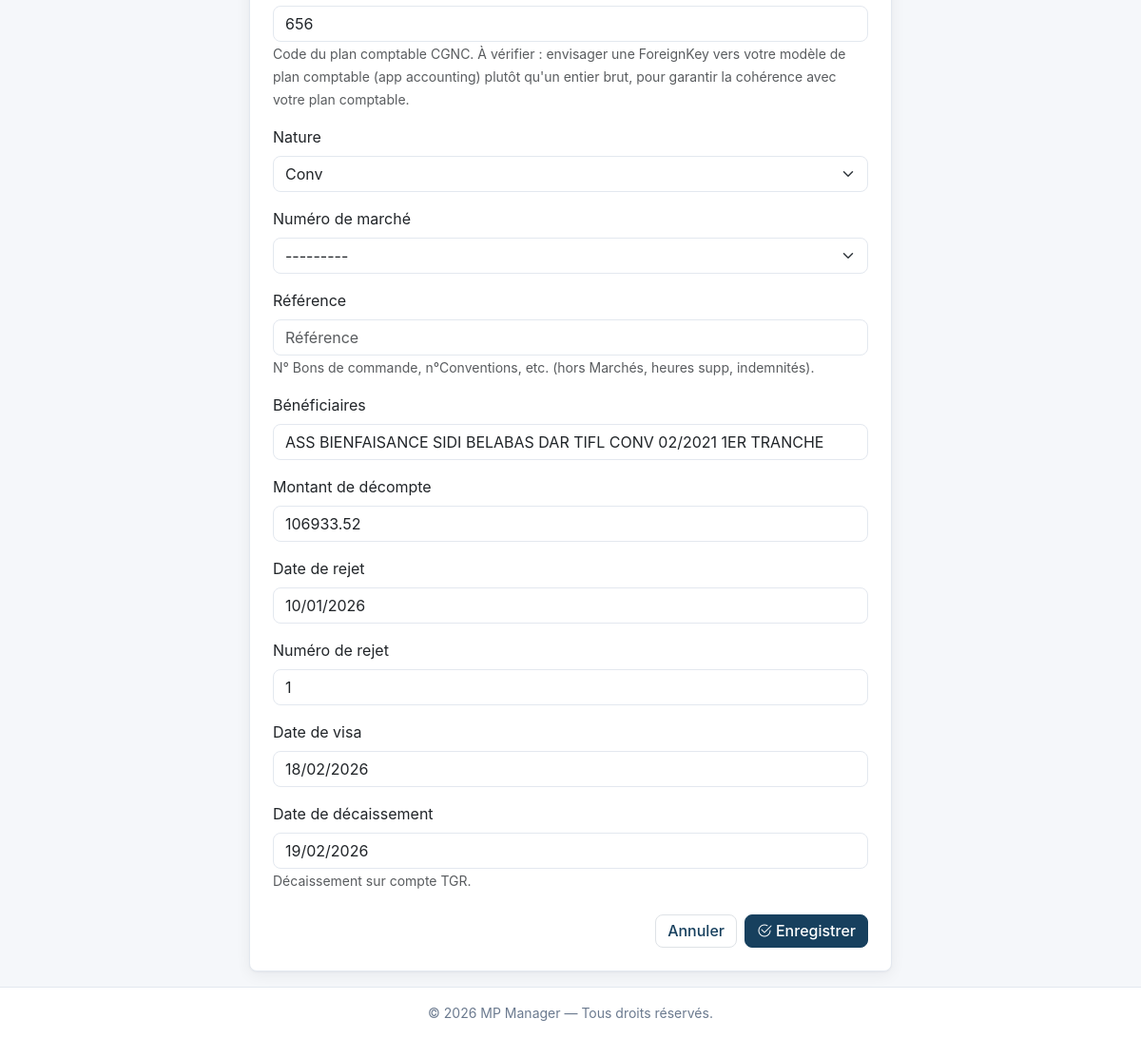
The app's page /TR/tresorerie/141/modifier/ (signed in, lower part), older data.
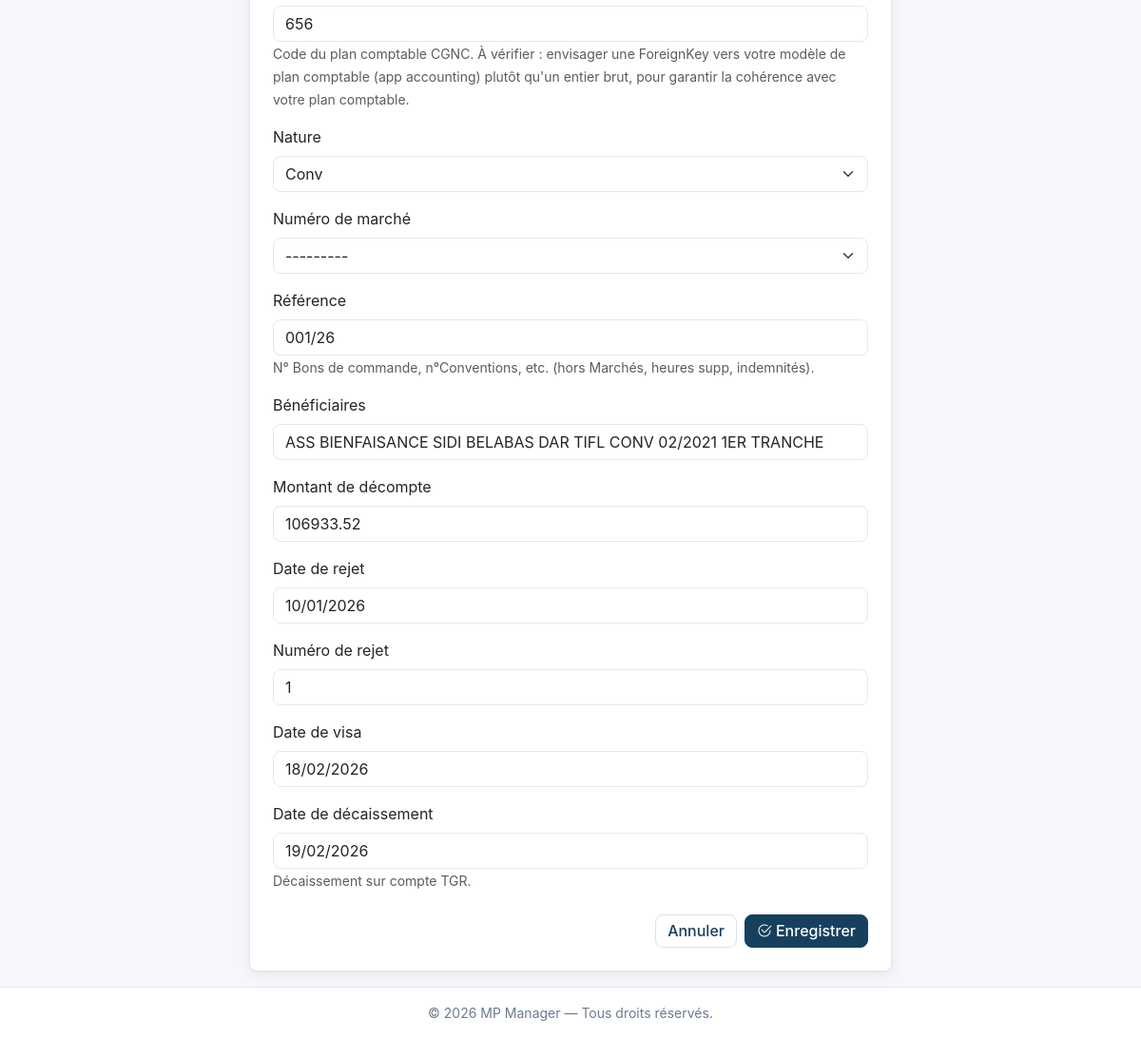
The same page, newer data.
### tresorerie/models.py (models this page shows, shortened)
class Tresorerie(models.Model):
    class TypeBudget(models.TextChoices):
        RAM_EXP = "RAM EXP", "RAM Exp"
        RAM_INV = "RAM INV", "RAM Inv"
        BUDGET_EXP = "BUDGET EXP", "BUD Exp"
        BUDGET_INV = "BUDGET INV", "BUD Inv"
    class Nature(models.TextChoices):
        MARCHE = "MARCHE", "Marché"
        HRS_SUPP = "HEURES_SUPP", "Heures supp"
        BN_CMD = "BON COMMANDE", "B.C"
        CNV = "CONVENTION", "Conv"
        FR_AUTO = "FRAIS AUTORISATION", "F.A"
        INSER = "INSERSTION", "Insertion"
        IND_DPL = "INDEMNITE DEPLACEMENT", "I.D"
    date_arrive = models.DateField(null=True, blank=True, verbose_name="Date d'arrivée")
    op = models.PositiveIntegerField(verbose_name="Numéro d'OP")
    ov = models.CharField(
        max_length=30,
        blank=True,
        null=True,
        verbose_name="Numéro d'OV",
        help_text="Renseigné l'ordre de virement.",
    )
    exercice = models.PositiveSmallIntegerField(verbose_name="Exercice d'origine")
    budget = models.CharField(
        max_length=10, choices=TypeBudget.choices, verbose_name="RAM ou Budget"
    )
    ligne_budgetaire = models.CharField(
        max_length=50,
        verbose_name="Ligne budgétaire",
        help_text="Exemple : 980.912.32.31",
    )
    code = models.PositiveIntegerField(
        verbose_name="Code CGNC",
        help_text=(
            "Code du plan comptable CGNC. À vérifier : envisager une ForeignKey vers "
            "votre modèle de plan comptable (app accounting) plutôt qu'un entier brut, "
            "pour garantir la cohérence avec votre plan comptable."
        ),
    )
    nature = models.CharField(
        max_length=50, choices=Nature.choices, verbose_name="Nature"
    )
    marche = models.ForeignKey(
        "marche.FicheMarche",
        on_delete=models.PROTECT,
        null=True,
        blank=True,
        verbose_name="Numéro de marché",
    )
    reference_document = models.CharField(
        max_length=100,
        null=True,
        blank=True,
        verbose_name="Référence",
        help_text="N° Bons de commande, n°Conventions, etc. (hors Marchés, heures supp, indemnités).",
    )
    beneficiaires = models.CharField(max_length=255, verbose_name="Bénéficiaires")
    montant = models.DecimalField(
        max_digits=14, decimal_places=2, verbose_name="Montant de décompte"
    )
    date_rejet = models.DateField(null=True, blank=True, verbose_name="Date de rejet")
    num_rejet = models.PositiveIntegerField(
        null=True, blank=True, verbose_name="Numéro de rejet"
    )
    date_visa = models.DateField(null=True, blank=True, verbose_name="Date de visa")
    date_decaissement = models.DateField(
        null=True,
        blank=True,
        verbose_name="Date de décaissement",
        help_text="Décaissement sur compte TGR.",
    )
    created_at = models.DateTimeField(auto_now_add=True)
    updated_at = models.DateTimeField(auto_now=True)
    class Meta:
        verbose_name = "Trésorerie"
        verbose_name_plural = "Trésorerie"
        ordering = ["-exercice", "-op"]
        constraints = [
            models.UniqueConstraint(
                fields=["op", "exercice"], name="unique_op_exercice"
            ),
        ]
        indexes = [
            models.Index(fields=["exercice", "op"]),
            models.Index(fields=["ligne_budgetaire"]),
        ]

### tresorerie/views.py (the view)
class TresorerieUpdateView(UpdateView):
    model = Tresorerie
    template_name = "tr_tableau/tresorerie_form.html"
    fields = "__all__"
    success_url = reverse_lazy("tresorerie_table")

### marche/models.py (called while the page is built)
    def __str__(self):
        return f"{self.num_marche} - {self.titulaire} - {self.montant_global_ttc} DH"

### templates/tr_tableau/tresorerie_form.html (shortened to what this page needs)
{% extends "base.html" %}
{% load django_bootstrap5 %}
{% block content %}
<div class="row justify-content-center">
    <div class="col-12 col-lg-9 col-xl-7">
        <div class="card rounded-3">
            <div class="card-body p-4">
                <form method="post" novalidate>
                    {% bootstrap_form form %}
                    <div class="d-flex justify-content-end gap-2 mt-4">
                        <a href="{% url 'tresorerie_table' %}" class="btn btn-light border">Annuler</a>
                        <button type="submit" class="btn btn-matte-primary">
                            <i class="bi bi-check2-circle me-1"></i>Enregistrer
                        </button>
                    </div>
                </form>
            </div>
        </div>
    </div>
</div>
{% endblock %}

### templates/base.html (shortened to what this page needs)
{% load django_bootstrap5 %}
{% load static %}
<!DOCTYPE html>
<html lang="fr">
<head>
    {% bootstrap_css %}
    <link rel="stylesheet" href="{% static 'vendor/bootstrap-icons/bootstrap-icons.min.css' %}">
    <link rel="stylesheet" href="{% static 'CSS/style.css' %}">
</head>
<body class="d-flex flex-column min-vh-100">
    <main class="flex-grow-1 container-fluid py-3">
        {% block content %}
        {% endblock %}
    </main>
    {% include 'parts/footer.html' %}
</body>
</html>

### templates/parts/navbar.html (shortened to what this page needs)
{% load static %}

### templates/parts/footer.html
<footer class="app-footer mt-auto py-3 text-center">
    <div class="container-fluid">
        <p class="mb-0 small">&copy; 2026 MP Manager &mdash; Tous droits réservés.</p>
    </div>
</footer>

### MP_Manager/static/CSS/style.css (style rules this page uses)
:root { --mp-blue: #17405E; --mp-blue-600: #1E5A82; --mp-blue-dark: #123449; --mp-green: #2E6B4F; --mp-green-600: #3B7D5C; --mp-green-dark: #24543E; --mp-teal: #2A6F73; --mp-slate: #4A5568; --mp-bg: #F5F7FA; --mp-border: #E3E8EF; --mp-text: #1F2933; --mp-muted: #6B7A8F; }
body { font-family: "Inter", system-ui, -apple-system, "Segoe UI", Roboto, Arial, sans-serif; background-color: var(--mp-bg); color: var(--mp-text); }
.app-footer { flex-shrink: 0; background-color: #ffffff; border-top: 1px solid var(--mp-border); color: var(--mp-muted); }
.btn-matte-primary { background-color: var(--mp-blue); border-color: var(--mp-blue); color: #ffffff; }
.card { border-color: var(--mp-border); border-radius: 0.75rem; box-shadow: 0 1px 2px rgba(16, 24, 40, 0.04), 0 4px 16px rgba(16, 24, 40, 0.06); }
.btn { border-radius: 0.5rem; font-weight: 500; line-height: 1.35; transition: color 0.15s ease, background-color 0.15s ease, border-color 0.15s ease, box-shadow 0.15s ease; }
.btn-light { color: var(--mp-blue); background-color: #ffffff; border-color: var(--mp-border); }
.form-control, .form-select { border-color: var(--mp-border); border-radius: 0.5rem; }

Row changes from the older to the newer data that the page shows:
changed Tresorerie "Conv": reference_document (not shown) → "001/26"
